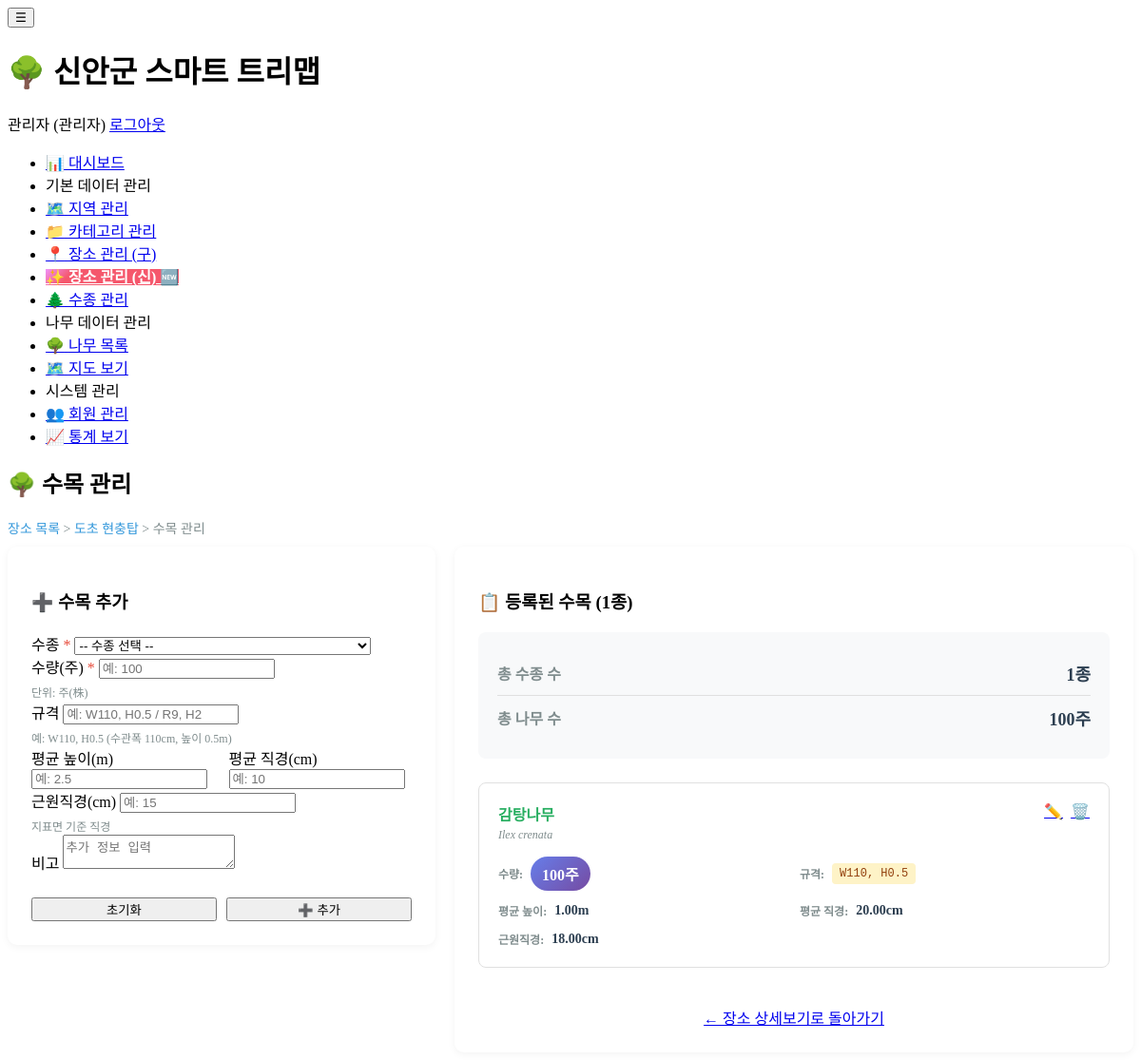
Screenshot of /admin/locations/manage_trees.php?location_id=31 (signed in) with the database file from the repository.
### tables this page shows
CREATE TABLE `locations` (
  `location_id` int(11) NOT NULL,
  `region_id` int(11) DEFAULT NULL,
  `category_id` int(11) DEFAULT NULL,
  `location_name` varchar(200) NOT NULL,
  `address` text DEFAULT NULL,
  `road_name` varchar(200) DEFAULT NULL COMMENT '도로명/노선명 (가로수)',
  `section_start` varchar(200) DEFAULT NULL COMMENT '시점 (가로수)',
  `section_end` varchar(200) DEFAULT NULL COMMENT '종점 (가로수)',
  `location_type` enum('urban_forest','street_tree','living_forest','school','park','other') DEFAULT 'other' COMMENT '장소 유형',
  `latitude` decimal(10,8) DEFAULT NULL,
  `longitude` decimal(11,8) DEFAULT NULL,
  `area` decimal(10,2) DEFAULT NULL COMMENT '넓이(㎡) - 공원, 생활숲 등',
  `length` decimal(10,2) DEFAULT NULL COMMENT '길이(m) - 가로수 등',
  `width` decimal(10,2) DEFAULT NULL COMMENT '폭(m) - 가로수 도로폭 등',
  `establishment_year` int(11) DEFAULT NULL COMMENT '�����⵵',
  `management_agency` varchar(200) DEFAULT NULL COMMENT '�������',
  `manager_name` varchar(100) DEFAULT NULL COMMENT '관리 책임자명',
  `manager_contact` varchar(50) DEFAULT NULL COMMENT '관리 책임자 연락처',
  `video_url` varchar(500) DEFAULT NULL COMMENT '������ �ּ� (��Ʃ��, ���̹�TV ��)',
  `description` text DEFAULT NULL,
  `created_at` timestamp NOT NULL DEFAULT current_timestamp(),
  `updated_at` timestamp NOT NULL DEFAULT current_timestamp() ON UPDATE current_timestamp()
);

CREATE TABLE `location_trees` (
  `location_tree_id` int(11) NOT NULL COMMENT '장소별 수목 ID',
  `location_id` int(11) NOT NULL COMMENT '장소 ID',
  `species_id` int(11) NOT NULL COMMENT '수종 ID',
  `quantity` int(11) NOT NULL DEFAULT 0 COMMENT '수량(주)',
  `size_spec` varchar(50) DEFAULT NULL COMMENT '규격 (예: W110,H0.5 / R9,H2)',
  `average_height` decimal(5,2) DEFAULT NULL COMMENT '평균 높이(m)',
  `average_diameter` decimal(5,2) DEFAULT NULL COMMENT '평균 직경(cm)',
  `root_diameter` decimal(5,2) DEFAULT NULL COMMENT '근원직경(cm)',
  `notes` text DEFAULT NULL COMMENT '비고',
  `created_at` timestamp NOT NULL DEFAULT current_timestamp() COMMENT '생성일시',
  `updated_at` timestamp NOT NULL DEFAULT current_timestamp() ON UPDATE current_timestamp() COMMENT '수정일시'
);

CREATE TABLE `tree_species_master` (
  `species_id` int(11) NOT NULL,
  `scientific_name` varchar(200) NOT NULL,
  `korean_name` varchar(100) NOT NULL,
  `english_name` varchar(100) DEFAULT NULL,
  `family` varchar(100) DEFAULT NULL COMMENT '����',
  `genus` varchar(100) DEFAULT NULL COMMENT '�Ӹ�',
  `characteristics` text DEFAULT NULL COMMENT 'Ư¡',
  `growth_info` text DEFAULT NULL COMMENT '���� ����',
  `care_guide` text DEFAULT NULL COMMENT '���� ���̵�',
  `thumbnail_url` varchar(500) DEFAULT NULL,
  `created_at` timestamp NOT NULL DEFAULT current_timestamp()
);

### admin/locations/manage_trees.php (the view, shortened to what this page needs)
<?php
$database = new Database();
$db = $database->getConnection();
$location_id = isset($_GET['location_id']) ? (int)$_GET['location_id'] : 0;
$location_query = "SELECT l.*, c.category_name, r.region_name
                   FROM locations l
                   LEFT JOIN categories c ON l.category_id = c.category_id
                   LEFT JOIN regions r ON l.region_id = r.region_id
                   WHERE l.location_id = :location_id";
$location_stmt = $db->prepare($location_query);
$location_stmt->bindParam(':location_id', $location_id);
$location_stmt->execute();
$location = $location_stmt->fetch();
$edit_id = isset($_GET['edit']) ? (int)$_GET['edit'] : 0;
$edit_tree = null;
$trees_query = "SELECT
                lt.*,
                s.korean_name,
                s.scientific_name
                FROM location_trees lt
                JOIN tree_species_master s ON lt.species_id = s.species_id
                WHERE lt.location_id = :location_id
                ORDER BY lt.quantity DESC, s.korean_name ASC";
$trees_stmt = $db->prepare($trees_query);
$trees_stmt->bindParam(':location_id', $location_id);
$trees_stmt->execute();
$trees = $trees_stmt->fetchAll();
include '../../includes/header.php';
?>
<div class="page-header">
    <div>
        <h2>🌳 수목 관리</h2>
        <div class="breadcrumb">
            <a href="index.php">장소 목록</a> &gt;
            <a href="view.php?id=<?php echo $location_id; ?>"><?php echo htmlspecialchars($location['location_name']); ?></a> &gt;
            수목 관리
        </div>
    </div>
</div>
<div class="content-grid">
    <div class="form-panel">
        <h3 class="card-header" style="margin-bottom: 20px;">
            <?php echo $edit_id ? '✏️ 수목 수정' : '➕ 수목 추가'; ?>
        </h3>
        <form method="POST" action="">
            <div class="form-group">
                <label>수종 <span style="color: #e74c3c;">*</span></label>
                <select name="species_id" required>
                    <option value="">-- 수종 선택 --</option>
                </select>
            </div>
            <div class="form-group">
                <label>수량(주) <span style="color: #e74c3c;">*</span></label>
                <input type="number" name="quantity" min="1" required
                       value="<?php echo $edit_tree ? $edit_tree['quantity'] : ''; ?>"
                       placeholder="예: 100">
                <div class="hint-text">단위: 주(株)</div>
            </div>
            <div class="form-group">
                <label>규격</label>
                <input type="text" name="size_spec"
                       value="<?php echo $edit_tree ? htmlspecialchars($edit_tree['size_spec']) : ''; ?>"
                       placeholder="예: W110, H0.5 / R9, H2">
                <div class="hint-text">예: W110, H0.5 (수관폭 110cm, 높이 0.5m)</div>
            </div>
            <div class="form-row">
                <div class="form-group">
                    <label>평균 높이(m)</label>
                    <input type="number" name="average_height" step="0.01"
                           value="<?php echo $edit_tree ? $edit_tree['average_height'] : ''; ?>"
                           placeholder="예: 2.5">
                </div>
                <div class="form-group">
                    <label>평균 직경(cm)</label>
                    <input type="number" name="average_diameter" step="0.01"
                           value="<?php echo $edit_tree ? $edit_tree['average_diameter'] : ''; ?>"
                           placeholder="예: 10">
                </div>
            </div>
            <div class="form-group">
                <label>근원직경(cm)</label>
                <input type="number" name="root_diameter" step="0.01"
                       value="<?php echo $edit_tree ? $edit_tree['root_diameter'] : ''; ?>"
                       placeholder="예: 15">
                <div class="hint-text">지표면 기준 직경</div>
            </div>
            <div class="form-group">
                <label>비고</label>
                <textarea name="notes" placeholder="추가 정보 입력"><?php echo $edit_tree ? htmlspecialchars($edit_tree['notes']) : ''; ?></textarea>
            </div>
            <div class="form-actions">
                <?php if ($edit_id): ?>
                <a href="manage_trees.php?location_id=<?php echo $location_id; ?>" class="btn btn-secondary">
                    취소
                </a>
                <button type="submit" class="btn btn-primary">
                    ✏️ 수정
                </button>
                <?php else: ?>
                <button type="reset" class="btn btn-secondary">
                    초기화
                </button>
                <button type="submit" class="btn btn-success">
                    ➕ 추가
                </button>
                <?php endif; ?>
            </div>
        </form>
    </div>
    <div class="list-panel">
        <h3 class="card-header" style="margin-bottom: 20px;">
            📋 등록된 수목 (<?php echo count($trees); ?>종)
        </h3>
        <?php if (count($trees) > 0): ?>
        <div class="summary-box">
            <div class="summary-row">
                <div class="summary-label">총 수종 수</div>
                <div class="summary-value"><?php echo number_format(count($trees)); ?>종</div>
            </div>
            <div class="summary-row">
                <div class="summary-label">총 나무 수</div>
                <div class="summary-value">
                    <?php
                    $total_quantity = array_sum(array_column($trees, 'quantity'));
                    echo number_format($total_quantity);
                    ?>주
                </div>
            </div>
        </div>
        <div class="tree-list">
            <?php foreach ($trees as $tree): ?>
            <div class="tree-item <?php echo ($edit_id == $tree['location_tree_id']) ? 'editing' : ''; ?>">
                <div class="tree-header">
                    <div>
                        <div class="tree-species">
                            <?php echo htmlspecialchars($tree['korean_name']); ?>
                        </div>
                        <?php if ($tree['scientific_name']): ?>
                        <div class="tree-scientific">
                            <?php echo htmlspecialchars($tree['scientific_name']); ?>
                        </div>
                        <?php endif; ?>
                    </div>
                    <div class="tree-actions">
                        <a href="manage_trees.php?location_id=<?php echo $location_id; ?>&edit=<?php echo $tree['location_tree_id']; ?>"
                           class="btn btn-sm btn-primary">✏️</a>
                        <a href="manage_trees.php?location_id=<?php echo $location_id; ?>&delete=<?php echo $tree['location_tree_id']; ?>"
                           class="btn btn-sm btn-danger"
                           onclick="return confirm('정말 삭제하시겠습니까?')">🗑️</a>
                    </div>
                </div>
                <div class="tree-details">
                    <div class="detail-item">
                        <div class="detail-label">수량:</div>
                        <div class="quantity-badge"><?php echo number_format($tree['quantity']); ?>주</div>
                    </div>
                    <?php if ($tree['size_spec']): ?>
                    <div class="detail-item">
                        <div class="detail-label">규격:</div>
                        <div class="size-badge"><?php echo htmlspecialchars($tree['size_spec']); ?></div>
                    </div>
                    <?php endif; ?>
                    <?php if ($tree['average_height']): ?>
                    <div class="detail-item">
                        <div class="detail-label">평균 높이:</div>
                        <div class="detail-value"><?php echo number_format($tree['average_height'], 2); ?>m</div>
                    </div>
                    <?php endif; ?>
                    <?php if ($tree['average_diameter']): ?>
                    <div class="detail-item">
                        <div class="detail-label">평균 직경:</div>
                        <div class="detail-value"><?php echo number_format($tree['average_diameter'], 2); ?>cm</div>
                    </div>
                    <?php endif; ?>
                    <?php if ($tree['root_diameter']): ?>
                    <div class="detail-item">
                        <div class="detail-label">근원직경:</div>
                        <div class="detail-value"><?php echo number_format($tree['root_diameter'], 2); ?>cm</div>
                    </div>
                    <?php endif; ?>
                </div>
            </div>
            <?php endforeach; ?>
        </div>
        <?php endif; ?>
        <div style="margin-top: 25px; text-align: center;">
            <a href="view.php?id=<?php echo $location_id; ?>" class="btn btn-secondary">
                ← 장소 상세보기로 돌아가기
            </a>
        </div>
    </div>
</div>
<?php include '../../includes/footer.php'; ?>

### admin/locations/manage_trees.php (style rules this page uses)
.breadcrumb { color: #7f8c8d; font-size: 14px; margin-bottom: 10px; }
.breadcrumb a { color: #3498db; text-decoration: none; }
.content-grid { display: grid; grid-template-columns: 450px 1fr; gap: 20px; }
.form-panel { background: white; border-radius: 10px; padding: 25px; box-shadow: 0 2px 8px rgba(0,0,0,0.05); height: fit-content; position: sticky; top: 20px; }
.list-panel { background: white; border-radius: 10px; padding: 25px; box-shadow: 0 2px 8px rgba(0,0,0,0.05); }
.form-row { display: grid; grid-template-columns: 1fr 1fr; gap: 15px; }
.hint-text { font-size: 12px; color: #7f8c8d; margin-top: 5px; }
.form-actions { display: flex; gap: 10px; margin-top: 25px; }
.form-actions .btn { flex: 1; }
.tree-list { max-height: 600px; overflow-y: auto; }
.tree-item { border: 1px solid #e0e0e0; border-radius: 8px; padding: 20px; margin-bottom: 15px; transition: all 0.2s; }
.tree-header { display: flex; justify-content: space-between; align-items: start; margin-bottom: 15px; }
.tree-species { font-size: 16px; font-weight: 700; color: #27ae60; margin-bottom: 3px; }
.tree-scientific { font-size: 12px; color: #7f8c8d; font-style: italic; }
.tree-actions { display: flex; gap: 8px; }
.tree-details { display: grid; grid-template-columns: repeat(2, 1fr); gap: 12px; }
.detail-item { display: flex; align-items: center; gap: 8px; }
.detail-label { font-size: 12px; color: #7f8c8d; font-weight: 600; }
.detail-value { font-size: 14px; color: #2c3e50; font-weight: 600; }
.quantity-badge { background: linear-gradient(135deg, #667eea 0%, #764ba2 100%); color: white; padding: 6px 12px; border-radius: 20px; font-weight: 700; font-size: 16px; }
.size-badge { background: #fef3c7; color: #92400e; padding: 4px 8px; border-radius: 4px; font-size: 12px; font-family: monospace; }
.summary-box { background: #f8f9fa; border-radius: 8px; padding: 20px; margin-bottom: 25px; }
.summary-row { display: flex; justify-content: space-between; align-items: center; padding: 10px 0; border-bottom: 1px solid #e0e0e0; }
.summary-row:last-child { border-bottom: none; }
.summary-label { font-weight: 600; color: #7f8c8d; }
.summary-value { font-weight: 700; color: #2c3e50; font-size: 18px; }

### rows the page displays
locations: location_name "도초 현충탑"
location_trees: species.korean_name "감탕나무", species.scientific_name "Ilex crenata", quantity "100", size_spec "W110, H0.5", average_height "1.00", average_diameter "20.00", root_diameter "18.00"

### other values shown
SITE_NAME "신안군 스마트 트리맵"
$_SESSION['name'] "관리자"
count($trees) "1"
$total_quantity "100"
